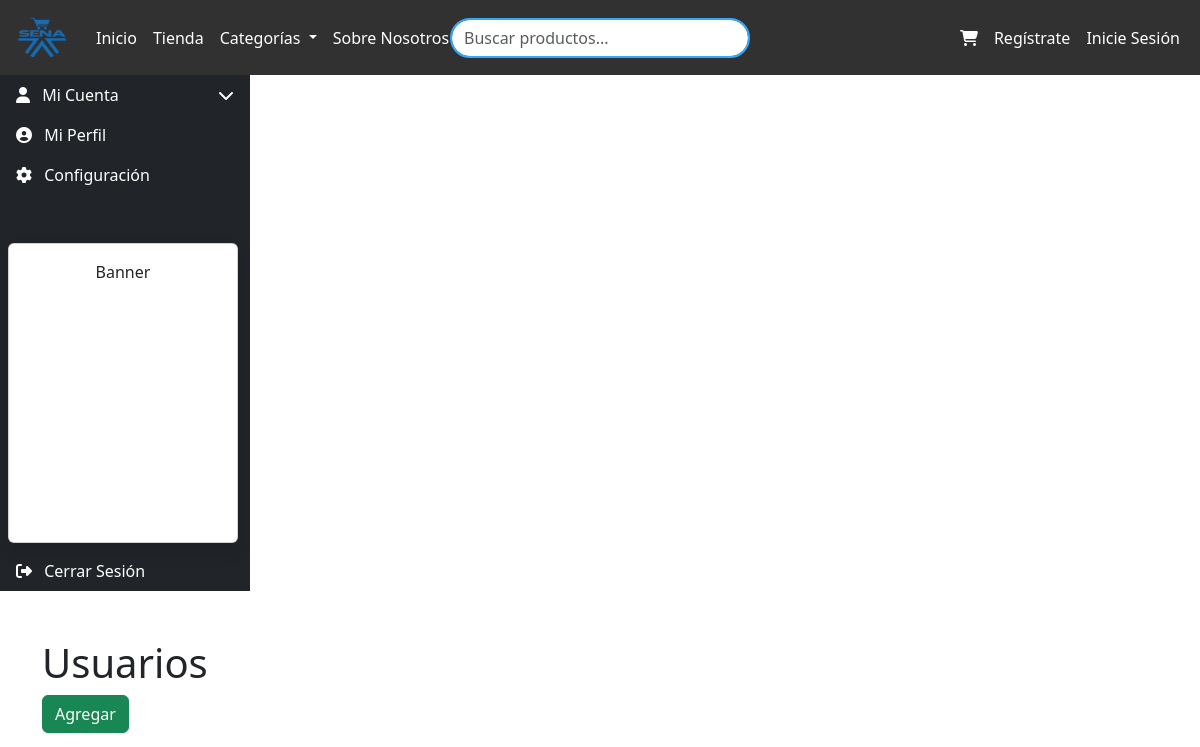
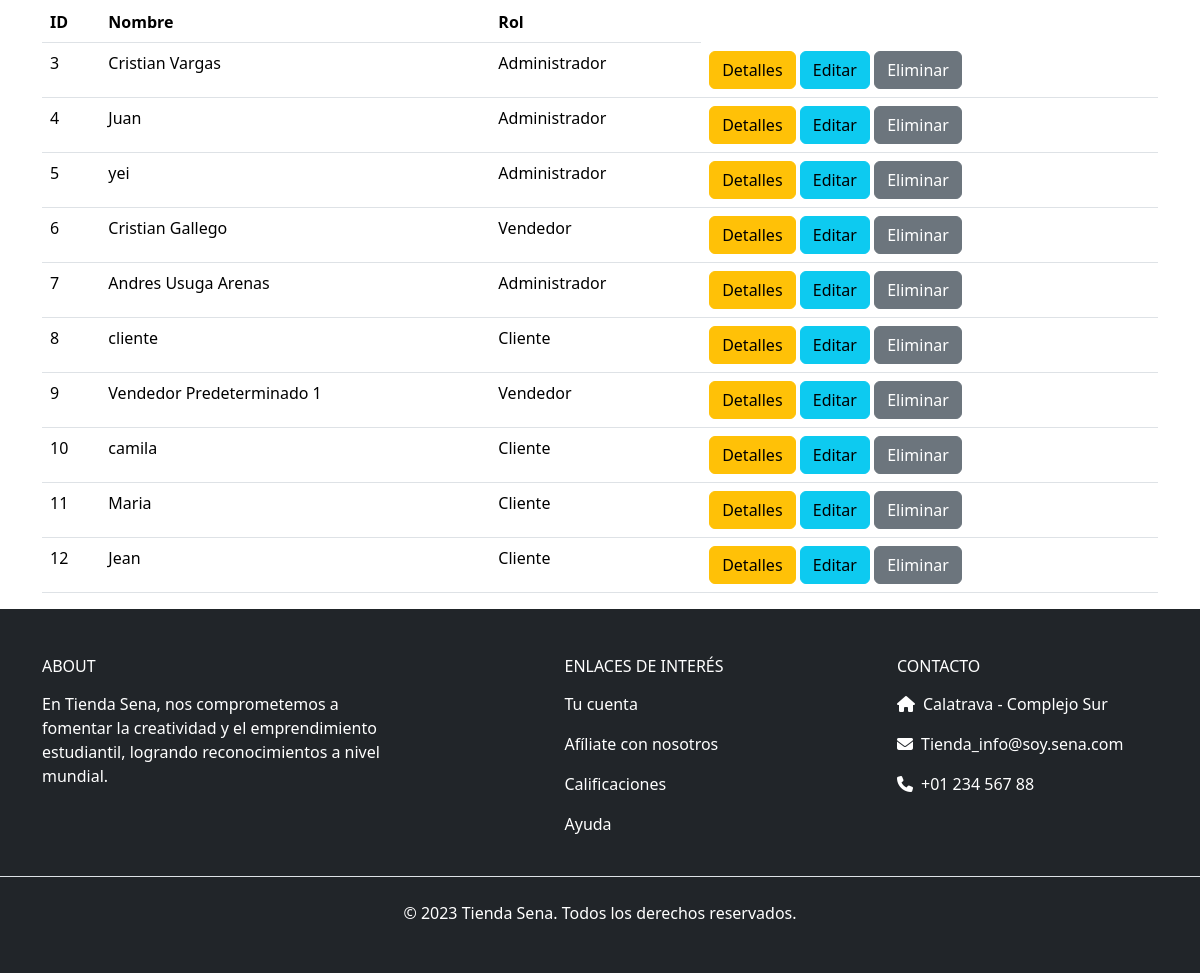
Before: /usuarios with the older database file (2 pictures, top to bottom).
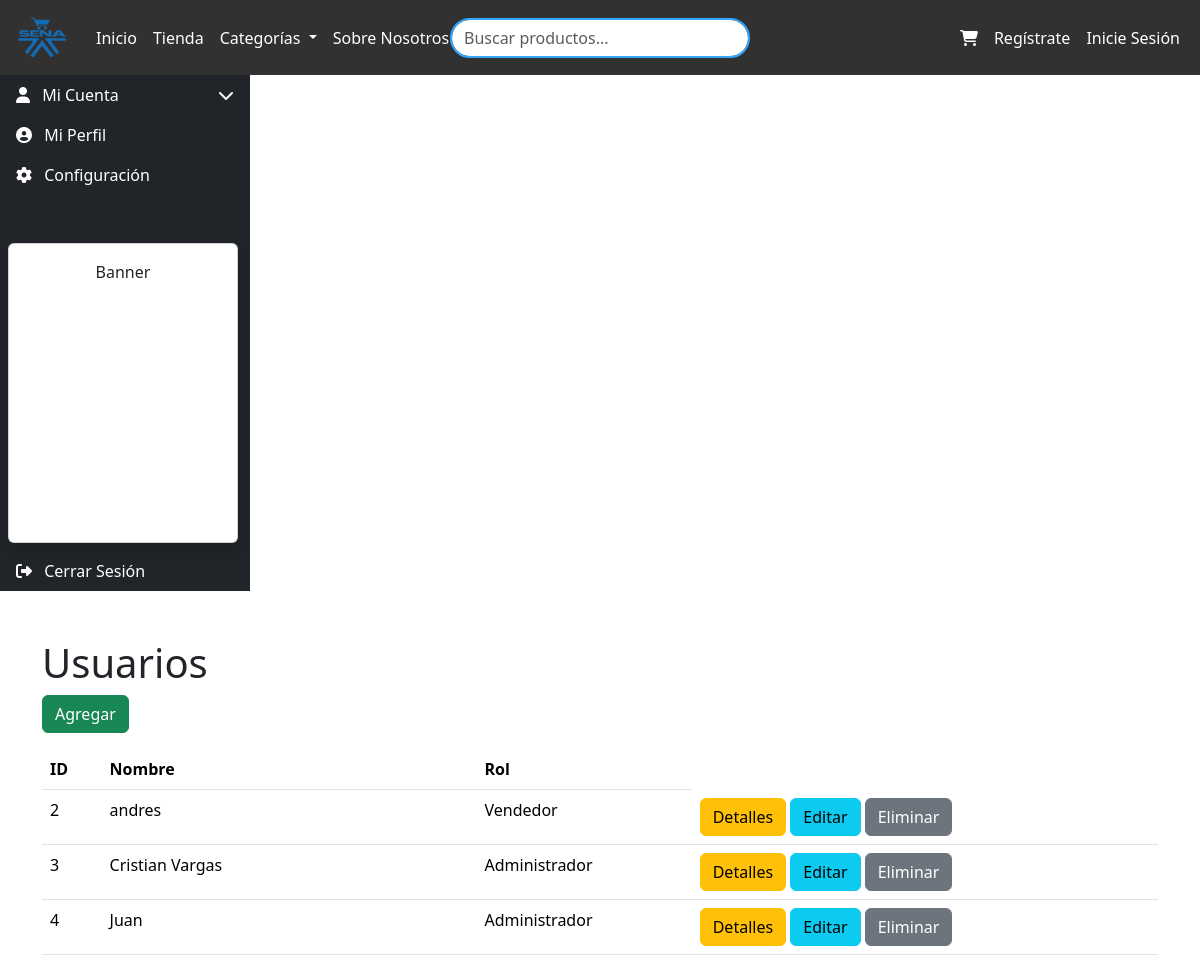
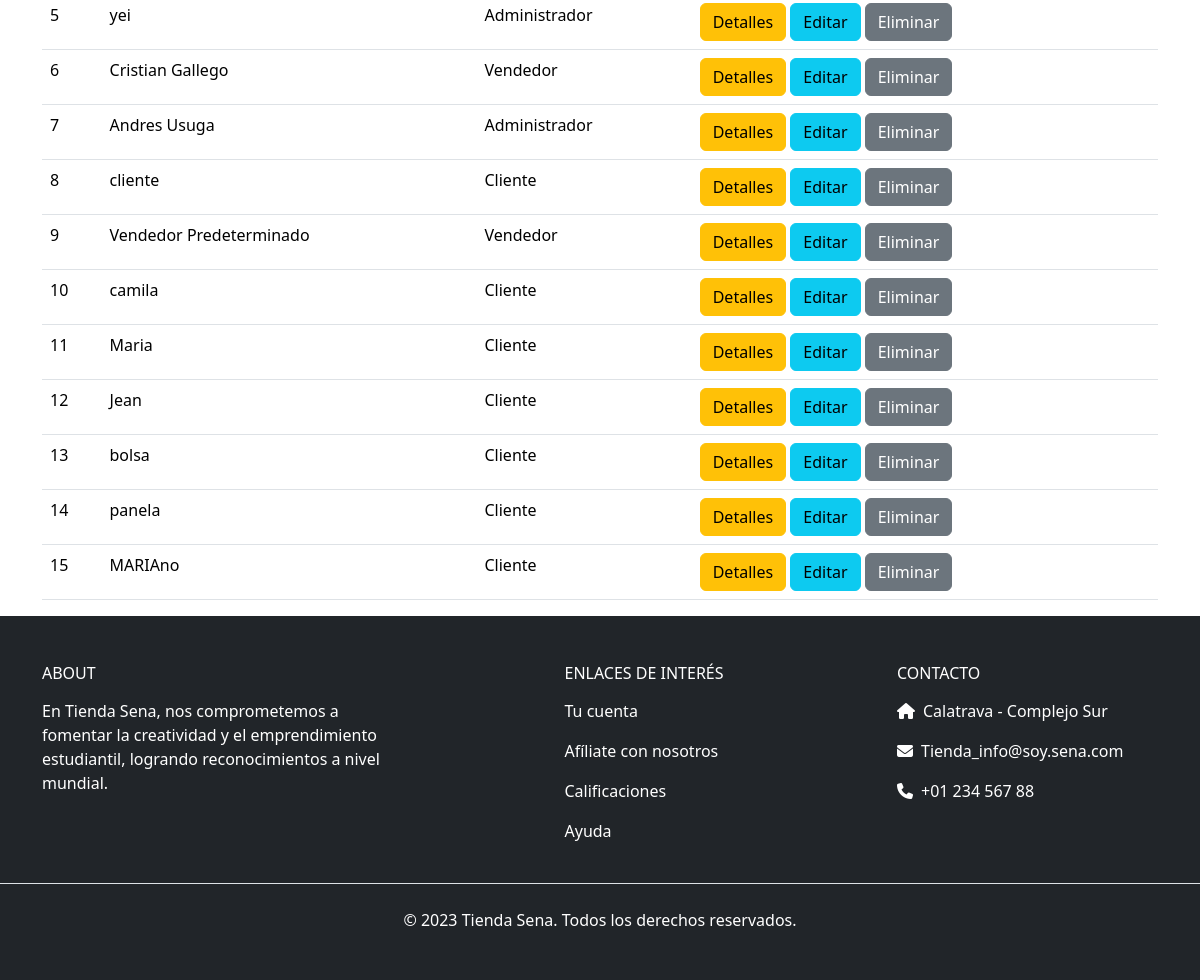
After: the same page with the newer database file (2 pictures, top to bottom).
### tienda_sena/models.py (models this page shows, shortened)
class Usuario(models.Model):
    nombre_apellido = models.CharField(max_length=150)
    documento = models.CharField(max_length=20, default="000000")
    contacto = models.IntegerField(default=0)
    correo = models.CharField(max_length=254, unique=True)
    password = models.CharField(max_length=128)
    ROLES = (
        (1, "Administrador"),
        (2, "Cliente"),
        (3, "Vendedor"),
    )
    rol = models.IntegerField(choices=ROLES, default=2)
    imagen_perfil = models.ImageField(upload_to='usuarios/', null=True, blank=True)  # Campo para la foto de perfil
    certificado = models.ImageField(upload_to='certificado/', null=True, blank=True)

### tienda_sena/views.py (the view)
# urls.py: path('usuarios', views.usuarios, name='usuarios'),
def usuarios(request):
    q = Usuario.objects.all()
    contexto = { "data": q }
    return render(request, "administrador/usuarios/listar_usuarios.html", contexto)

### tienda_sena/context_processors.py (called while the page is built)
def categorias(request):
    categorias = Producto.CATEGORIAS
    return {'categorias': categorias}

def colores(request):
    colores = Producto.COLORES
    return {'colores': colores}

### tienda_sena/templates/administrador/usuarios/listar_usuarios.html (shortened to what this page needs)
{% extends 'bases/base.html' %}
{% load static %}
{% block main %}
<div class="d-flex flex-wrap content">
    {% include 'bases/_sidebar_usuario.html' %}
    <div class="container mt-5">
        <h1>Usuarios</h1>
        <a href="{% url 'agregar_usuario' %}" class="btn btn-success mb-3">Agregar</a>
        <table class="table">
            <thead>
                <tr>
                    <th>ID</th>
                    <th>Nombre</th>
                    <th>Rol</th>
                </tr>
            </thead>
            <tbody>
                {% for x in data %}
                    <tr>
                        <td>{{ x.id }}</td>
                        <td>{{ x.nombre_apellido }}</td>
                        <td>{{ x.get_rol_display }}</td>
                        <td>
                            <a href="{% url 'perfil_usuario_id' x.id %}" class="btn btn-warning">Detalles</a>
                            <a href="{% url 'editar_usuario' x.id %}" class="btn btn-info">Editar</a>
                            <a href="{% url 'eliminar_usuario' x.id %}" class="btn btn-secondary">Eliminar</a>
                        </td>
                    </tr>
                {% endfor %}
            </tbody>
        </table>
    </div>
</div>
{% endblock %}

### tienda_sena/templates/bases/base.html (shortened to what this page needs)
{% load static humanize custom_filters %}
<!DOCTYPE html>
<html lang="en">
<head>
  <link rel="stylesheet" href="{% static 'css/style.css' %}" />
  <link rel="stylesheet" href="{% static 'css/login.css' %}" />
  <link rel="stylesheet" href="{% static 'css/bootstrap.min.css' %}" />
  <link href="https://cdn.jsdelivr.net/npm/bootstrap-icons/font/bootstrap-icons.css" rel="stylesheet">
  <link href="https://cdnjs.cloudflare.com/ajax/libs/font-awesome/6.4.0/css/all.min.css" rel="stylesheet">
  <link href="https://cdnjs.cloudflare.com/ajax/libs/font-awesome/6.4.2/css/all.min.css" rel="stylesheet">
</head>
<body>
  <header class="text-white">
    <nav class="nav_styles navbar navbar-expand-lg position-relative">
      <div class="container-fluid">
        <a class="navbar-brand" href="{% url 'index' %}">
          <img src="{% static 'assets/canvas.png' %}" alt="Logo" width="60" height="48" class="d-inline-block align-text-top">
        </a>
        <div class="collapse navbar-collapse" id="navbarSupportedContent">
          <ul class="navbar-nav me-auto mb-2 mb-lg-0">
            <li class="nav-item">
              <a class="nav-link active fw-medium text-white" href="{% url 'index' %}">Inicio</a>
            </li>
            <li class="nav-item">
              <a class="nav-link active fw-medium text-white" href="{% url 'lista_productos' %}">Tienda</a>
            </li>
            <li class="nav-item dropdown">
                <a class="nav-link dropdown-toggle text-white" href="#" id="categoriasDropdown" role="button"
                   data-bs-toggle="dropdown" aria-expanded="false">
                    Categorías
                </a>
            </li>
            <li class="nav-item">
              <a class="nav-link active fw-medium text-white" href="{% url 'sobre_nosotros' %}">Sobre Nosotros</a>
            </li>
          </ul>
          <ul class="navbar-nav ms-auto mb-2 mb-lg-0">
            <li class="nav-item">
              <a class="nav-link contact-button fw-medium text-white" href="{% url 'carrito' %}">
                <i class="fas fa-shopping-cart"></i>
              </a>
            </li>
            <li class="nav-item">
              {% if request.session.pista %}
              <div class="d-flex">
                <a class="nav-link contact-button fw-medium text-white iniciar-sesion-btn" href="{% url 'logout' %}">Cerrar sesión</a>
                <a class="nav-link contact-button fw-medium text-white iniciar-sesion-btn" href="{% url 'perfil_usuario' %}">
                  {% if request.session.pista.rol == 1 %}Admin{% else %}Mi Perfil{% endif %}
                </a>
              </div>
              {% else %}
                <a class="nav-link contact-button fw-medium text-white" href="{% url 'registrarse' %}">Regístrate</a>
              </li>
              <li class="nav-item iniciar-sesion-btn">
                <a class="nav-link contact-button fw-medium text-white" href="{% url 'login' %}">Inicie Sesión</a>
              {% endif %}
            </li>
          </ul>
        </div>
        <form class="position-absolute top-50 start-50 translate-middle d-flex" role="search" method="get" action="{% url 'buscar_productos' %}" >
        <input class="form-control" type="search" name="q" placeholder="Buscar productos..." aria-label="Search" style="min-width: 300px;">
        </form>
      </div>
    </nav>
  </header>
    <main>
      {% block main %} {% endblock %}
    </main>
    <footer class="bg-dark text-white pt-5 pb-4">
        <div class="container">
          <div class="row text-center text-md-start">
            <div class="col-12 col-md-4 col-lg-4 mb-4">
              <h6 class="text-uppercase font-weight-bold mb-3">About</h6>
              <p>
                En Tienda Sena, nos comprometemos a fomentar la creatividad y el emprendimiento estudiantil, logrando
                reconocimientos a nivel mundial.
              </p>
            </div>
            <div class="col-12 col-md-4 col-lg-2 mx-auto mb-4">
              <h6 class="text-uppercase font-weight-bold mb-3">Enlaces de interés</h6>
              <p><a href="#" class="text-white text-decoration-none">Tu cuenta</a></p>
              <p><a href="#" class="text-white text-decoration-none">Afíliate con nosotros</a></p>
              <p><a href="#" class="text-white text-decoration-none">Calificaciones</a></p>
              <p><a href="#" class="text-white text-decoration-none">Ayuda</a></p>
            </div>
            <div class="col-12 col-md-4 col-lg-3 mb-4">
              <h6 class="text-uppercase font-weight-bold mb-3">Contacto</h6>
              <p><i class="fas fa-home me-2"></i>Calatrava - Complejo Sur</p>
              <p><i class="fas fa-envelope me-2"></i>Tienda_info@soy.sena.com</p>
              <p><i class="fas fa-phone me-2"></i>+01 234 567 88</p>
            </div>
          </div>
        </div>
        <div class="text-center py-4 border-top">
          © 2023 Tienda Sena. Todos los derechos reservados.
        </div>
    </footer>
</body>
</html>

### tienda_sena/templates/bases/_sidebar_usuario.html (shortened to what this page needs)
{% load static %}
<nav class="sidebar bg-dark text-white flex-shrink-0 d-none d-md-block"
     style="width: 250px; top: 56px; bottom: 56px; overflow-y: auto;">
    {% include 'bases/_sidebar_content.html' %}
</nav>

### tienda_sena/templates/bases/_sidebar_content.html (shortened to what this page needs)
<ul class="nav flex-column" id="sidebarMenu">
    {% if request.session.pista.rol == 1 %}
        <ul class="nav flex-column" id="sidebarMenu">
            <li class="nav-item">
            <a class="nav-link text-white" href="{% url 'panel_admin' %}">
                <i class="fas fa-user-circle me-2"></i> Dashboard
            </a>
            </li>
            <li class="nav-item">
                <a class="nav-link text-white" href="{% url 'perfil_usuario' %}">
                    <i class="fas fa-user-circle me-2"></i> Mi Perfil
                </a>
            </li>
            <li class="nav-item">
            <a class="nav-link text-white d-flex justify-content-between align-items-center"
                data-bs-toggle="collapse"
                href="#miCuentaCollapse"
                role="button"
                aria-expanded="false"
                aria-controls="miCuentaCollapse">
                <span><i class="fas fa-user me-2"></i> Pedidos</span>
                <i class="fas fa-chevron-down"></i>
            </a>
            <ul class="collapse list-unstyled" id="miCuentaCollapse">
                <li><a class="nav-link text-white ms-4" href="#">....</a></li>
                <li><a class="nav-link text-white ms-4" href="#">....</a></li>
                <li><a class="nav-link text-white ms-4" href="#">....</a></li>
            </ul>
            </li>
            <li class="nav-item">
            <a class="nav-link text-white" href="{% url 'productos_admnin' %}">
                <i class="fas fa-user-circle me-2"></i> Productos
            </a>
            </li>
            <li class="nav-item">
            <a class="nav-link text-white" href="#">
                <i class="fas fa-cog me-2"></i> Categorias
            </a>
            </li>
            <li class="nav-item">
            <a class="nav-link text-white" href="{% url 'usuarios' %}">
                <i class="fas fa-user me-2"></i> Usuarios
            </a>
            </li>
            <li class="nav-item">
            <a class="nav-link text-white" href="#">
                <i class="fas fa-cog me-2"></i> Configuracion
            </a>
            </li>
            <li class="nav-item">
            <a class="nav-link text-white" href="#">
                <i class="fas fa-cog me-2"></i> Configuracion Personal
            </a>
            </li>
            <div class=" bottom-0 m-2 mt-5" style="width: 230px; height: 300px;">
                <div class="card text-center shadow" style="height: 100%;">
                    <div class="card-body">
                        <p class="mb-0">Banner</p>
                    </div>
                </div>
            </div>
            <div class="logout-button">
                <a class="nav-link text-white" href="{% url 'logout' %}">
                    <i class="fas fa-sign-out-alt me-2"></i> Cerrar Sesión
                </a>
            </div>
        </ul>
    {% else %}
            <li class="nav-item">
                <a class="nav-link text-white d-flex justify-content-between align-items-center"
                data-bs-toggle="collapse"
                href="#miCuentaCollapse"
                role="button"
                aria-expanded="false"
                aria-controls="miCuentaCollapse">
                    <span><i class="fas fa-user me-2"></i> Mi Cuenta</span>
                    <i class="fas fa-chevron-down"></i>
                </a>
            </li>
            <li class="nav-item">
                <a class="nav-link text-white" href="#">
                    <i class="fas fa-user-circle me-2"></i> Mi Perfil
                </a>
            </li>
            <li class="nav-item">
                <a class="nav-link text-white" href="#">
                    <i class="fas fa-cog me-2"></i> Configuración
                </a>
            </li>
            <div class=" bottom-0 m-2 mt-5" style="width: 230px; height: 300px;">
                <div class="card text-center shadow" style="height: 100%;">
                    <div class="card-body">
                        <p class="mb-0">Banner</p>
                    </div>
                </div>
            </div>
            <div class="logout-button">
                <a class="nav-link text-white" href="{% url 'logout' %}">
                    <i class="fas fa-sign-out-alt me-2"></i> Cerrar Sesión
                </a>
            </div>
    {% endif %}
</ul>

### tienda_sena/static/css/style.css (style rules this page uses)
* { margin: 0; padding: 0; box-sizing: border-box; }
.nav_styles { background-color: rgb(49, 49, 49); }
#sidebarMenu { width: 250px; }
.content { flex-grow: 1; }
.navbar .form-control { border-radius: 20px; border: 2px solid #32a8ff; transition: all 0.3s ease; }

Changed rows visible on the page:
added Usuario: id "2", nombre_apellido "andres", rol "Vendedor"
changed Usuario id 7: nombre_apellido "Andres Usuga Arenas" → "Andres Usuga"
changed Usuario id 9: nombre_apellido "Vendedor Predeterminado 1" → "Vendedor Predeterminado"
added Usuario: id "13", nombre_apellido "bolsa", rol "Cliente"
added Usuario: id "14", nombre_apellido "panela", rol "Cliente"
added Usuario: id "15", nombre_apellido "MARIAno", rol "Cliente"
